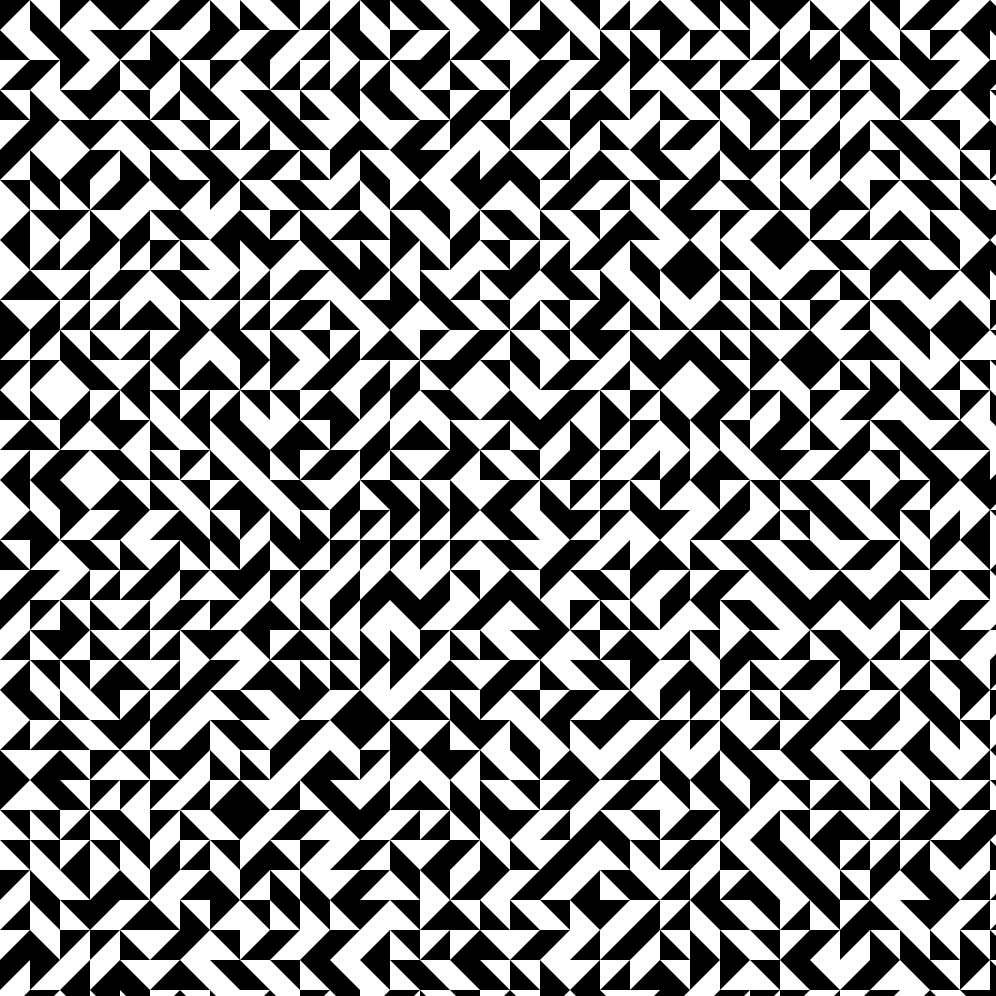
Frame 1 (no input)
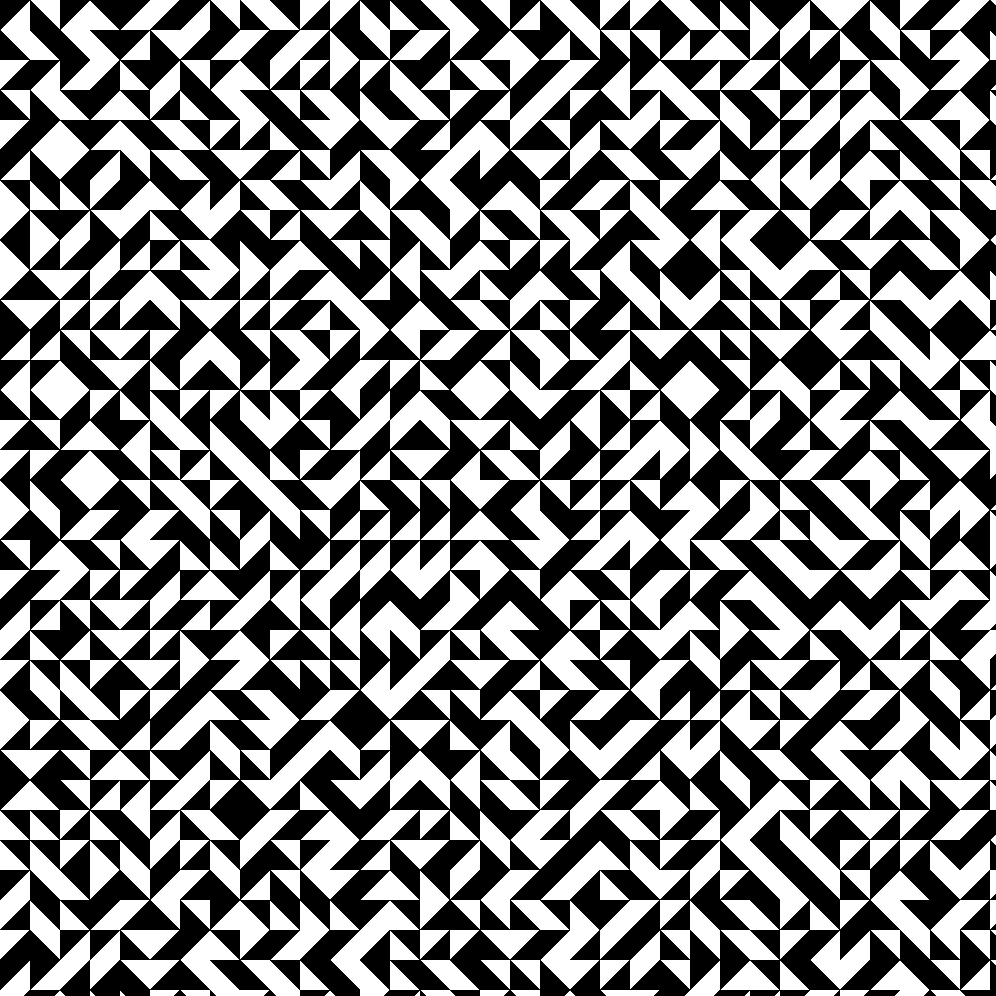
Frame 60 (no input)
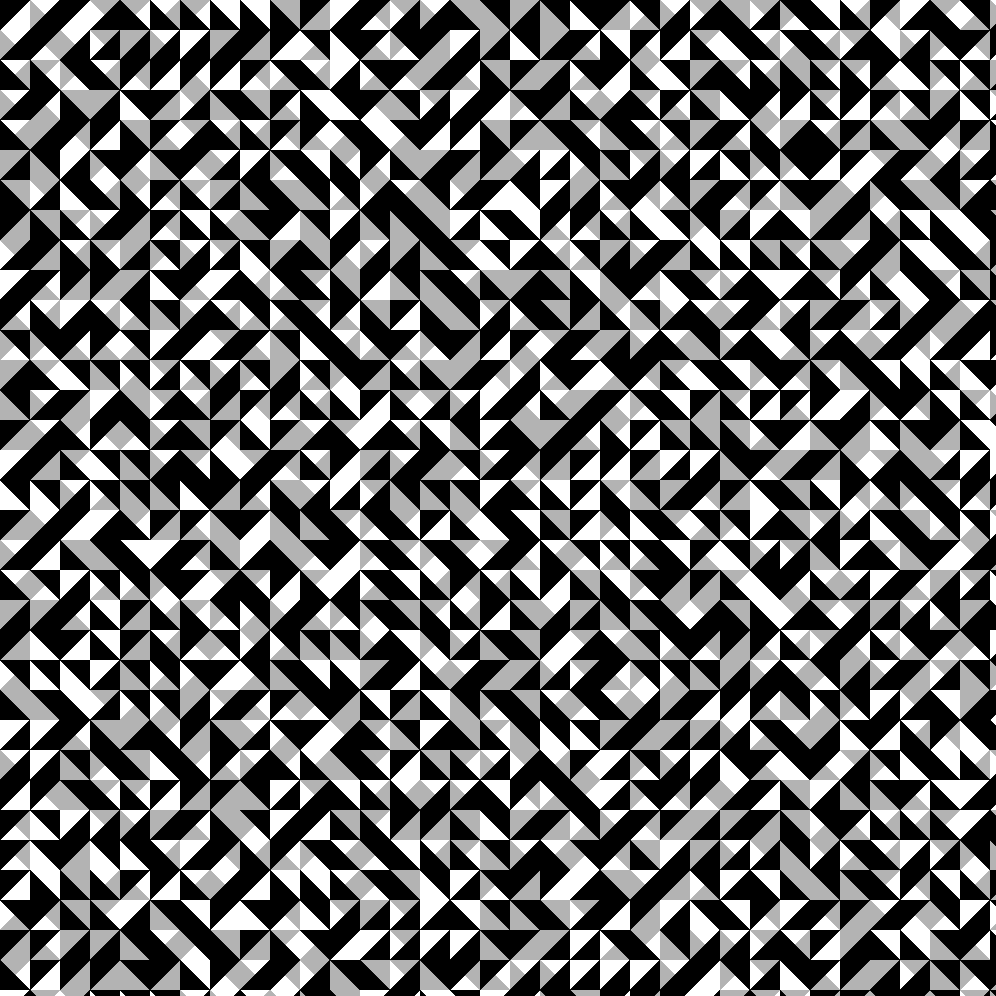
Frame 120 (the mouse pressed at the canvas centre since frame 60)

The p5.js sketch that drew these frames (run headless with seeded random() and noise() and a simulated clock; from frame 60 on, the mouse is pressed at the canvas centre):

// p5.js sketch
// ── sketch.js
let screenSize, corners, size;
function setup() {
    screenSize = innerWidth < innerHeight - 4 ? innerWidth : innerHeight - 4;
    createCanvas(screenSize, screenSize);
    corners = [];
    size = 30;
    generateCorners();
}

function draw() {
    background(255, 255, 255, 15);
    fill(0);
    noStroke();
    drawTriangles();
    if(frameCount % 100 == 0) {
        corners = [];
        generateCorners();
    }
}

function generateCorners() {
    for(let x = 0; x < screenSize; x += size) {
        for(let y = 0; y < screenSize; y += size) {
            let arr = [createVector(x, y), createVector(x + size, y), createVector(x + size, y + size), createVector(x, y + size)];
            shuffle(arr, true);
            corners.push(arr)
        }
    }
}

function drawTriangles() {
    for(const corner of corners) {
        let x1 = corner[0].x;
        let y1 = corner[0].y;
        let x2 = corner[1].x;
        let y2 = corner[1].y;
        let x3 = corner[2].x;
        let y3 = corner[2].y;

        triangle(x1, y1, x2, y2, x3, y3);
    }
}
